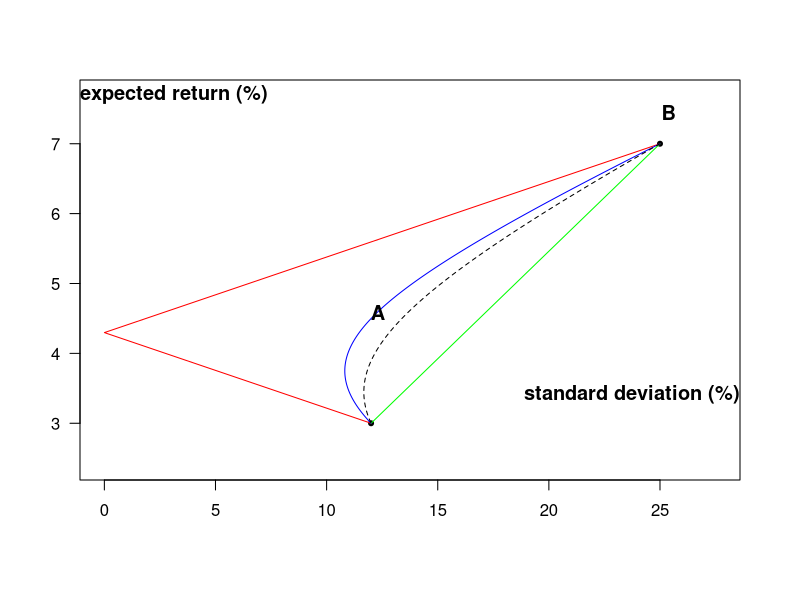

This figure's R source:

#####################   WILLIAM ARRATA - ESSEC PORTFOLIO MANAGEMENT COURSE WINTER 2023   ################

#Influence of the correlation coefficient value between two assets on portfolio's risk
mu<-as.matrix(c(3,7)*1e-2)                 #Expected returns on assets A and B
V<-c(1.44, 6.25)*1e-2                      #Variance on assets A and B

w<-seq(from=0, to =1, length.out =300)
w<-as.matrix(cbind(w,rev(w)))              #a range of weights for both assets in the portfolio
mean<-100*w%*%mu                           #portfolio expected returns
rho<-c(-1,1,0,0.25)                        #different values for the correlation coefficient
sd<-pair<-list()                           #portfolio standard deviation (x100)
for (i in seq_along(rho)){
  sd[[i]]<-100*sqrt(diag(w%*%matrix(c(V[1],rep(sqrt(prod(V)),2)*rho[[i]],V[2]),nrow=2)%*%t(w)))
  pair[[i]]<-cbind(sd[[i]],mean)}

#Graph of the 300 portfolios in the mean standard deviation space
xlim<-range(do.call(rbind,pair)[,1])*1.1
ylim<-range(do.call(rbind,pair)[,2])*c(0.8,1.1)
colv<-c(rainbow(3),"black")
lty<-c(rep(1,3),2)

par(mar=c(6, 4, 4, 3),xpd=T)
plot(pair[[1]][c(1,length(mean)),], las=1,xlab="", ylab="",xlim=xlim, ylim=ylim,pch=20,lty=3)
mapply(lines, pair, col=colv,pch=20,lty=lty, las=1)
mapply(title, c("expected return (%)", "standard deviation (%)",expression("A","B")),
       adj=c(0,1,0.45,0.9),line=c(-1,-16,-12,-2))
legend("bottom", horiz=T,inset = c(0,-0.4),text.col=colv,pch=rep(NA,4),lty=rep(1,4),col=colv, bty="n",
       legend= expression(paste(rho,"=",-1),paste(rho,"=",1),paste(rho,"=",0),paste(rho,"=",0.25)))
